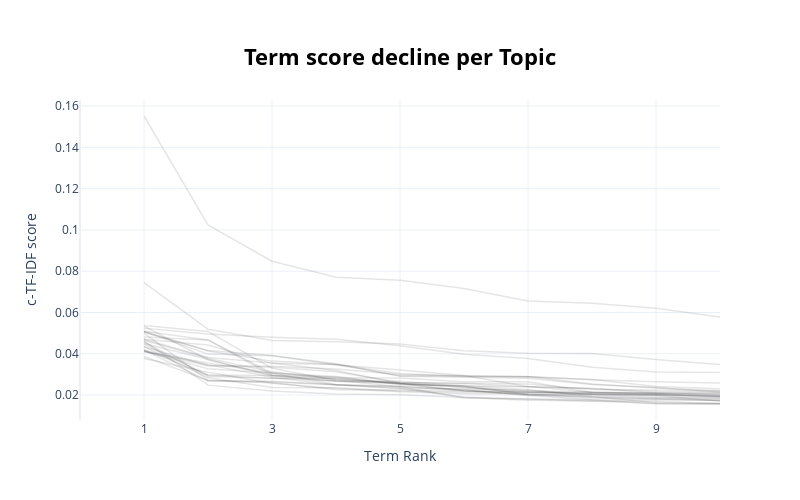

Notebook cell for this chart:
### Code cell
topic_model.visualize_term_rank()

### Figure 1 — Plotly figure (JSON) as saved in the notebook; plotly's stock layout.template omitted (floating-point values rounded to 4 significant figures)
{"data": [{"hovertext": "<b>Topic -1</b>:de_em_para_com_que_do_da_no_um_na", "line": {"color": "black", "width": 1.5}, "mode": "lines+lines", "name": "", "opacity": 0.1, "type": "scatter", "x": [1, 2, 3, 4, 5, 6, 7, 8, 9, 10], "y": [0.04177, 0.0268, 0.02636, 0.02502, 0.0232, 0.01908, 0.01811, 0.01765, 0.01567, 0.01566]}, {"hovertext": "<b>Topic 0</b>:and_to_the_of_in_with_for_our_exper", "line": {"color": "black", "width": 1.5}, "mode": "lines+lines", "name": "", "opacity": 0.1, "type": "scatter", "x": [1, 2, 3, 4, 5, 6, 7, 8, 9, 10], "y": [0.0508, 0.03982, 0.03906, 0.03463, 0.03213, 0.02945, 0.02413, 0.02129, 0.02108, 0.02076]}, {"hovertext": "<b>Topic 1</b>:de_dados_em_para_com_bi_conheciment", "line": {"color": "black", "width": 1.5}, "mode": "lines+lines", "name": "", "opacity": 0.1, "type": "scatter", "x": [1, 2, 3, 4, 5, 6, 7, 8, 9, 10], "y": [0.05363, 0.05076, 0.03293, 0.02711, 0.024, 0.01858, 0.018, 0.01709, 0.01598, 0.01564]}, {"hovertext": "<b>Topic 2</b>:de_em_para_da_com_do_no_dos_os_ou", "line": {"color": "black", "width": 1.5}, "mode": "lines+lines", "name": "", "opacity": 0.1, "type": "scatter", "x": [1, 2, 3, 4, 5, 6, 7, 8, 9, 10], "y": [0.04615, 0.02478, 0.0219, 0.02044, 0.02016, 0.01887, 0.01743, 0.01709, 0.01682, 0.01585]}, {"hovertext": "<b>Topic 3</b>:de_em_desenvolvimento_com_para_expe", "line": {"color": "black", "width": 1.5}, "mode": "lines+lines", "name": "", "opacity": 0.1, "type": "scatter", "x": [1, 2, 3, 4, 5, 6, 7, 8, 9, 10], "y": [0.04491, 0.03716, 0.0296, 0.02873, 0.02497, 0.02459, 0.0226, 0.01933, 0.01855, 0.01854]}, {"hovertext": "<b>Topic 4</b>:de_com_para_em_que_dados_da_do_voc_", "line": {"color": "black", "width": 1.5}, "mode": "lines+lines", "name": "", "opacity": 0.1, "type": "scatter", "x": [1, 2, 3, 4, 5, 6, 7, 8, 9, 10], "y": [0.04206, 0.02971, 0.02949, 0.02774, 0.02553, 0.02419, 0.02047, 0.02033, 0.0198, 0.017]}, {"hovertext": "<b>Topic 5</b>:marketing_de_em_para_com_do_que_da_", "line": {"color": "black", "width": 1.5}, "mode": "lines+lines", "name": "", "opacity": 0.1, "type": "scatter", "x": [1, 2, 3, 4, 5, 6, 7, 8, 9, 10], "y": [0.04809, 0.04668, 0.02962, 0.02671, 0.02558, 0.02208, 0.02003, 0.01928, 0.0162, 0.01586]}, {"hovertext": "<b>Topic 6</b>:de_que_em_com_accenture_para_ou_no_", "line": {"color": "black", "width": 1.5}, "mode": "lines+lines", "name": "", "opacity": 0.1, "type": "scatter", "x": [1, 2, 3, 4, 5, 6, 7, 8, 9, 10], "y": [0.04112, 0.0355, 0.03068, 0.0283, 0.02825, 0.02644, 0.0264, 0.02119, 0.02093, 0.02018]}, {"hovertext": "<b>Topic 7</b>:de_para_com_em_que_um_do_da_uma_no", "line": {"color": "black", "width": 1.5}, "mode": "lines+lines", "name": "", "opacity": 0.1, "type": "scatter", "x": [1, 2, 3, 4, 5, 6, 7, 8, 9, 10], "y": [0.04464, 0.02961, 0.02816, 0.02813, 0.02551, 0.02194, 0.02136, 0.02085, 0.02, 0.01892]}, {"hovertext": "<b>Topic 8</b>:sports_statistician_you_football_ga", "line": {"color": "black", "width": 1.5}, "mode": "lines+lines", "name": "", "opacity": 0.1, "type": "scatter", "x": [1, 2, 3, 4, 5, 6, 7, 8, 9, 10], "y": [0.1552, 0.1025, 0.08484, 0.07701, 0.07563, 0.07164, 0.06555, 0.06447, 0.06209, 0.05778]}, {"hovertext": "<b>Topic 9</b>:de_que_em_para_suporte_certified_ou", "line": {"color": "black", "width": 1.5}, "mode": "lines+lines", "name": "", "opacity": 0.1, "type": "scatter", "x": [1, 2, 3, 4, 5, 6, 7, 8, 9, 10], "y": [0.05001, 0.02709, 0.02588, 0.02254, 0.02239, 0.02179, 0.0215, 0.02039, 0.02021, 0.01922]}, {"hovertext": "<b>Topic 10</b>:de_crdito_para_com_em_creditas_do_", "line": {"color": "black", "width": 1.5}, "mode": "lines+lines", "name": "", "opacity": 0.1, "type": "scatter", "x": [1, 2, 3, 4, 5, 6, 7, 8, 9, 10], "y": [0.05091, 0.0467, 0.03057, 0.02514, 0.02415, 0.02269, 0.01973, 0.0177, 0.01762, 0.01746]}, {"hovertext": "<b>Topic 11</b>:agoda_marketing_data_and_from_on_t", "line": {"color": "black", "width": 1.5}, "mode": "lines+lines", "name": "", "opacity": 0.1, "type": "scatter", "x": [1, 2, 3, 4, 5, 6, 7, 8, 9, 10], "y": [0.05043, 0.04154, 0.03915, 0.03511, 0.02914, 0.02879, 0.02815, 0.02508, 0.02361, 0.02129]}, {"hovertext": "<b>Topic 12</b>:java_de_em_para_com_spring_experin", "line": {"color": "black", "width": 1.5}, "mode": "lines+lines", "name": "", "opacity": 0.1, "type": "scatter", "x": [1, 2, 3, 4, 5, 6, 7, 8, 9, 10], "y": [0.05336, 0.03709, 0.02925, 0.02674, 0.0258, 0.02364, 0.02149, 0.02084, 0.02045, 0.01925]}, {"hovertext": "<b>Topic 13</b>:de_em_para_com_cloud_experincia_qu", "line": {"color": "black", "width": 1.5}, "mode": "lines+lines", "name": "", "opacity": 0.1, "type": "scatter", "x": [1, 2, 3, 4, 5, 6, 7, 8, 9, 10], "y": [0.04152, 0.03473, 0.02857, 0.02487, 0.02416, 0.02231, 0.02008, 0.0186, 0.01805, 0.01733]}, {"hovertext": "<b>Topic 14</b>:de_com_da_em_para_picpay_do_que_da", "line": {"color": "black", "width": 1.5}, "mode": "lines+lines", "name": "", "opacity": 0.1, "type": "scatter", "x": [1, 2, 3, 4, 5, 6, 7, 8, 9, 10], "y": [0.04571, 0.02896, 0.02815, 0.02676, 0.02669, 0.02438, 0.02401, 0.02317, 0.02102, 0.02085]}, {"hovertext": "<b>Topic 15</b>:de_em_com_da_para_mais_somos_inspe", "line": {"color": "black", "width": 1.5}, "mode": "lines+lines", "name": "", "opacity": 0.1, "type": "scatter", "x": [1, 2, 3, 4, 5, 6, 7, 8, 9, 10], "y": [0.04349, 0.02833, 0.02369, 0.02355, 0.02191, 0.02136, 0.0212, 0.02117, 0.02034, 0.01969]}, {"hovertext": "<b>Topic 16</b>:de_com_que_deloitte_profissionais_", "line": {"color": "black", "width": 1.5}, "mode": "lines+lines", "name": "", "opacity": 0.1, "type": "scatter", "x": [1, 2, 3, 4, 5, 6, 7, 8, 9, 10], "y": [0.04341, 0.03433, 0.03389, 0.03254, 0.0299, 0.02948, 0.02878, 0.02751, 0.02412, 0.02302]}, {"hovertext": "<b>Topic 17</b>:de_com_que_em_para_mais_do_voc_uma", "line": {"color": "black", "width": 1.5}, "mode": "lines+lines", "name": "", "opacity": 0.1, "type": "scatter", "x": [1, 2, 3, 4, 5, 6, 7, 8, 9, 10], "y": [0.04113, 0.03271, 0.03064, 0.029, 0.02541, 0.02429, 0.02029, 0.01999, 0.01896, 0.01834]}, {"hovertext": "<b>Topic 18</b>:de_pagamento_em_com_do_folha_da_pa", "line": {"color": "black", "width": 1.5}, "mode": "lines+lines", "name": "", "opacity": 0.1, "type": "scatter", "x": [1, 2, 3, 4, 5, 6, 7, 8, 9, 10], "y": [0.04702, 0.03814, 0.03549, 0.03187, 0.02553, 0.02376, 0.02196, 0.02145, 0.02071, 0.02003]}, {"hovertext": "<b>Topic 19</b>:de_que_digital_em_com_tivit_para_m", "line": {"color": "black", "width": 1.5}, "mode": "lines+lines", "name": "", "opacity": 0.1, "type": "scatter", "x": [1, 2, 3, 4, 5, 6, 7, 8, 9, 10], "y": [0.03867, 0.02702, 0.02663, 0.0251, 0.02331, 0.02294, 0.02231, 0.0202, 0.01965, 0.0194]}, {"hovertext": "<b>Topic 20</b>:de_em_dados_que_com_banco_para_voc", "line": {"color": "black", "width": 1.5}, "mode": "lines+lines", "name": "", "opacity": 0.1, "type": "scatter", "x": [1, 2, 3, 4, 5, 6, 7, 8, 9, 10], "y": [0.04108, 0.03414, 0.03339, 0.0313, 0.02605, 0.02555, 0.02402, 0.02309, 0.02169, 0.02141]}, {"hovertext": "<b>Topic 21</b>:de_em_siemens_para_se_na_com_solue", "line": {"color": "black", "width": 1.5}, "mode": "lines+lines", "name": "", "opacity": 0.1, "type": "scatter", "x": [1, 2, 3, 4, 5, 6, 7, 8, 9, 10], "y": [0.04657, 0.03777, 0.03121, 0.02751, 0.026, 0.02565, 0.02536, 0.02269, 0.02247, 0.02209]}, {"hovertext": "<b>Topic 22</b>:que_de_nossa_por_nos_da_sade_somos", "line": {"color": "black", "width": 1.5}, "mode": "lines+lines", "name": "", "opacity": 0.1, "type": "scatter", "x": [1, 2, 3, 4, 5, 6, 7, 8, 9, 10], "y": [0.05087, 0.04137, 0.03642, 0.03477, 0.03045, 0.02893, 0.02879, 0.02737, 0.02637, 0.02576]}, {"hovertext": "<b>Topic 23</b>:accenture_pessoa_desenvolvedora_es", "line": {"color": "black", "width": 1.5}, "mode": "lines+lines", "name": "", "opacity": 0.1, "type": "scatter", "x": [1, 2, 3, 4, 5, 6, 7, 8, 9, 10], "y": [0.07444, 0.05189, 0.04645, 0.04579, 0.04471, 0.04142, 0.04026, 0.04006, 0.03718, 0.03483]}, {"hovertext": "<b>Topic 24</b>:agoda_marketing_and_data_on_to_fro", "line": {"color": "black", "width": 1.5}, "mode": "lines+lines", "name": "", "opacity": 0.1, "type": "scatter", "x": [1, 2, 3, 4, 5, 6, 7, 8, 9, 10], "y": [0.04707, 0.04424, 0.03533, 0.03479, 0.02927, 0.02904, 0.02895, 0.0253, 0.02335, 0.02202]}, {"hovertext": "<b>Topic 25</b>:de_em_bunge_syngenta_sementes_seed", "line": {"color": "black", "width": 1.5}, "mode": "lines+lines", "name": "", "opacity": 0.1, "type": "scatter", "x": [1, 2, 3, 4, 5, 6, 7, 8, 9, 10], "y": [0.03768, 0.03102, 0.02564, 0.02317, 0.02152, 0.02061, 0.02061, 0.0189, 0.01822, 0.0176]}, {"hovertext": "<b>Topic 26</b>:de_integral_perodo_analista_ti_vag", "line": {"color": "black", "width": 1.5}, "mode": "lines+lines", "name": "", "opacity": 0.1, "type": "scatter", "x": [1, 2, 3, 4, 5, 6, 7, 8, 9, 10], "y": [0.0523, 0.04956, 0.04794, 0.04697, 0.04386, 0.03981, 0.03768, 0.03349, 0.03119, 0.0309]}], "layout": {"height": 500, "hoverlabel": {"bgcolor": "white", "font": {"family": "Rockwell", "size": 16}}, "showlegend": false, "title": {"font": {"color": "Black", "size": 22}, "text": "<b>Term score decline per Topic</b>", "x": 0.5, "xanchor": "center", "y": 0.9, "yanchor": "top"}, "width": 800, "xaxis": {"dtick": 2, "range": [0, 10], "tick0": 1, "title": {"text": "Term Rank"}}, "yaxis": {"title": {"text": "c-TF-IDF score"}}}}
